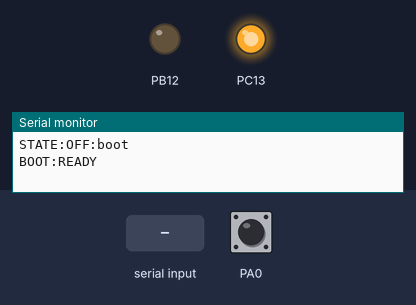
The program below on a simulated STM32 Blue Pill. Shown: output pins drawn as LEDs (lit = HIGH), the last lines printed to the serial monitor. The inputs (shaded band) are chosen by the test bench; at power-on: PA0 HIGH.

Above: at 1.2 s.
1.3 s: PA0 pulled LOW for 0.15 s
At 2.8 s:
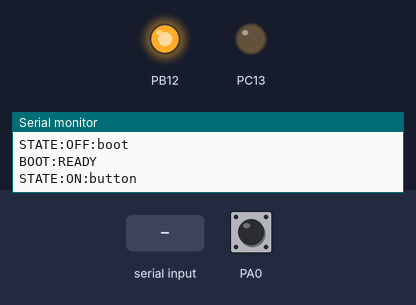
4.4 s: PA0 pulled LOW for 1 s
At 5.1 s:
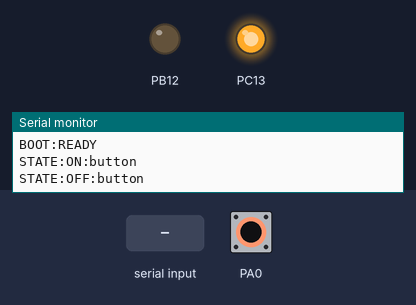
6.9 s: PA0 pulled LOW for 3.2 s
At 8.2 s:
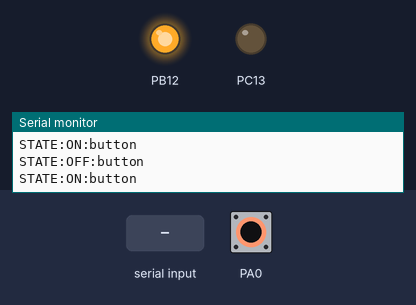
11.6 s: "CMD:SET:OFF\n" received over Serial
At 12.8 s:
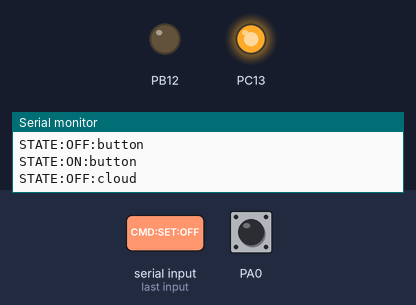
13.1 s: "CMD:TOGGLE\n" received over Serial
At 14.0 s:
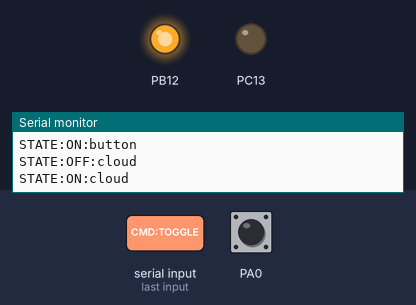
Timing chart, 0 to 15.6 s (numbered marks = the images above; inputs shaded):
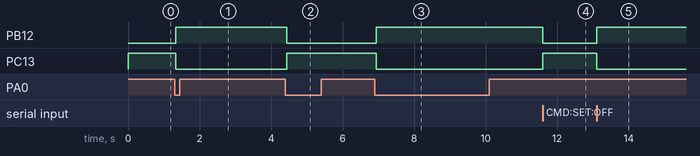

The program:

main.cpp
```cpp
#include <Arduino.h>
#include <cstring>

#ifndef SERIAL_BAUD
#define SERIAL_BAUD 115200
#endif

#ifndef RELAY_ACTIVE_HIGH
#define RELAY_ACTIVE_HIGH 1
#endif

#ifndef RELAY_PIN
#define RELAY_PIN PB12
#endif

#ifndef BUTTON_PIN
#define BUTTON_PIN PA0
#endif

#ifndef STATUS_LED_PIN
#define STATUS_LED_PIN PC13
#endif

#ifndef BUTTON_ACTIVE_LEVEL
#define BUTTON_ACTIVE_LEVEL LOW
#endif

#ifndef STATUS_LED_ACTIVE_LOW
#define STATUS_LED_ACTIVE_LOW 1
#endif

namespace {

constexpr size_t SERIAL_BUFFER_SIZE = 64;
constexpr uint32_t BUTTON_DEBOUNCE_MS = 35;

char serialBuffer[SERIAL_BUFFER_SIZE];
size_t serialLength = 0;
bool relayOn = false;
bool rawButtonState = false;
bool stableButtonState = false;
uint32_t lastButtonChangeMs = 0;

bool readButtonPressed() {
  return digitalRead(BUTTON_PIN) == BUTTON_ACTIVE_LEVEL;
}

void writeRelay(bool on) {
#if RELAY_ACTIVE_HIGH
  digitalWrite(RELAY_PIN, on ? HIGH : LOW);
#else
  digitalWrite(RELAY_PIN, on ? LOW : HIGH);
#endif
}

void writeStatusLed(bool on) {
#if STATUS_LED_ACTIVE_LOW
  digitalWrite(STATUS_LED_PIN, on ? LOW : HIGH);
#else
  digitalWrite(STATUS_LED_PIN, on ? HIGH : LOW);
#endif
}

void publishState(const char *source) {
  Serial.print("STATE:");
  Serial.print(relayOn ? "ON" : "OFF");
  Serial.print(':');
  Serial.println(source);
}

void applyRelayState(bool on, const char *source, bool forcePublish) {
  const bool changed = relayOn != on;
  relayOn = on;
  writeRelay(relayOn);
  writeStatusLed(relayOn);

  if (changed || forcePublish) {
    publishState(source);
  }
}

void handleProtocolLine(char *line) {
  if (strcmp(line, "CMD:SET:ON") == 0) {
    applyRelayState(true, "cloud", true);
    return;
  }

  if (strcmp(line, "CMD:SET:OFF") == 0) {
    applyRelayState(false, "cloud", true);
    return;
  }

  if (strcmp(line, "CMD:TOGGLE") == 0) {
    applyRelayState(!relayOn, "cloud", true);
    return;
  }

  if (strcmp(line, "CMD:GET") == 0) {
    publishState("sync");
    return;
  }

  Serial.print("ERR:UNKNOWN:");
  Serial.println(line);
}

void pollSerial() {
  while (Serial.available() > 0) {
    const char ch = static_cast<char>(Serial.read());

    if (ch == '\r') {
      continue;
    }

    if (ch == '\n') {
      serialBuffer[serialLength] = '\0';
      if (serialLength > 0) {
        handleProtocolLine(serialBuffer);
      }
      serialLength = 0;
      continue;
    }

    if (serialLength < SERIAL_BUFFER_SIZE - 1) {
      serialBuffer[serialLength++] = ch;
    } else {
      serialLength = 0;
    }
  }
}

void pollButton() {
  const bool sample = readButtonPressed();

  if (sample != rawButtonState) {
    rawButtonState = sample;
    lastButtonChangeMs = millis();
  }

  if ((millis() - lastButtonChangeMs) >= BUTTON_DEBOUNCE_MS &&
      stableButtonState != rawButtonState) {
    stableButtonState = rawButtonState;

    if (stableButtonState) {
      applyRelayState(!relayOn, "button", true);
    }
  }
}

}  // namespace

void setup() {
  pinMode(RELAY_PIN, OUTPUT);
  pinMode(BUTTON_PIN, INPUT_PULLUP);
  pinMode(STATUS_LED_PIN, OUTPUT);

  Serial.begin(SERIAL_BAUD);

  rawButtonState = readButtonPressed();
  stableButtonState = rawButtonState;
  lastButtonChangeMs = millis();

  applyRelayState(false, "boot", true);
  Serial.println("BOOT:READY");
}

void loop() {
  pollSerial();
  pollButton();
}
```

Measured:
- after the input at 1.3 s, PB12: LOW → HIGH at once; PC13: HIGH → LOW at once
- after the input at 4.4 s, PB12: HIGH → LOW at once; PC13: LOW → HIGH at once
- after the input at 6.9 s, PB12: LOW → HIGH at once; PC13: HIGH → LOW at once
- after the input at 11.6 s, PB12: HIGH → LOW at once; PC13: LOW → HIGH at once
- after the input at 13.1 s, PB12: LOW → HIGH at once; PC13: HIGH → LOW at once
